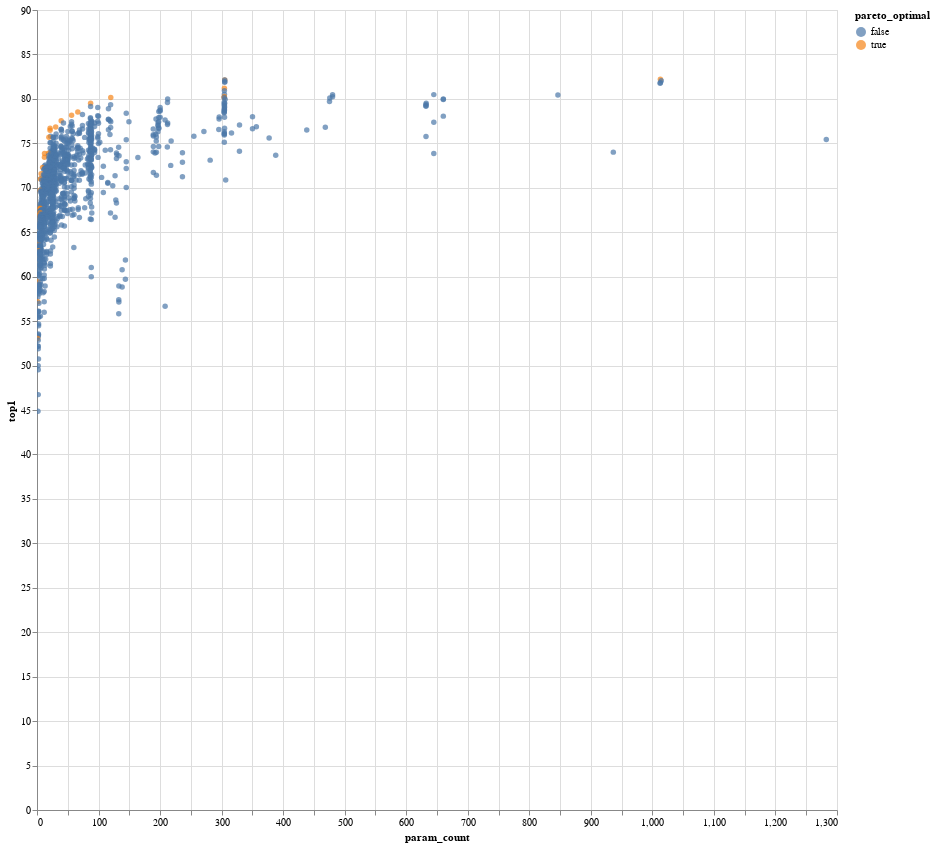

The notebook cell this image was saved under:
### Code cell
data = pd.read_csv(
    "https://raw.githubusercontent.com/huggingface/pytorch-image-models/main/results/results-imagenetv2-matched-frequency.csv"
)
data.top1 = data.top1.astype(float)
data.param_count = data.param_count.str.replace(",", "").astype(float)
data["neg_top1"] = -data.top1
data["pareto_optimal"] = is_pareto_efficient(data[["neg_top1", "param_count"]].values)

alt.Chart(data).mark_circle().encode(
    x="param_count:Q", y="top1:Q", tooltip=["model", "top1", "top5"], color="pareto_optimal"
).interactive().properties(
    width=800,
    height=800
)

### Figure 1 — Vega-Lite specification as saved in the notebook (floating-point values rounded to 4 significant figures; data arrays with more than 128 entries replaced by an {"elided": "..."} marker saying what was removed)
{"config": {"view": {"continuousWidth": 400, "continuousHeight": 300}}, "data": {"name": "data-b538c5fd0f53c81ad924d60c4cd5838f"}, "mark": "circle", "encoding": {"color": {"field": "pareto_optimal", "type": "nominal"}, "tooltip": [{"field": "model", "type": "nominal"}, {"field": "top1", "type": "quantitative"}, {"field": "top5", "type": "quantitative"}], "x": {"field": "param_count", "type": "quantitative"}, "y": {"field": "top1", "type": "quantitative"}}, "height": 800, "selection": {"selector001": {"type": "interval", "bind": "scales", "encodings": ["x", "y"]}}, "width": 800, "$schema": "https://vega.github.io/schema/vega-lite/v4.17.0.json", "datasets": {"data-b538c5fd0f53c81ad924d60c4cd5838f": {"elided": "1080 records"}}}
